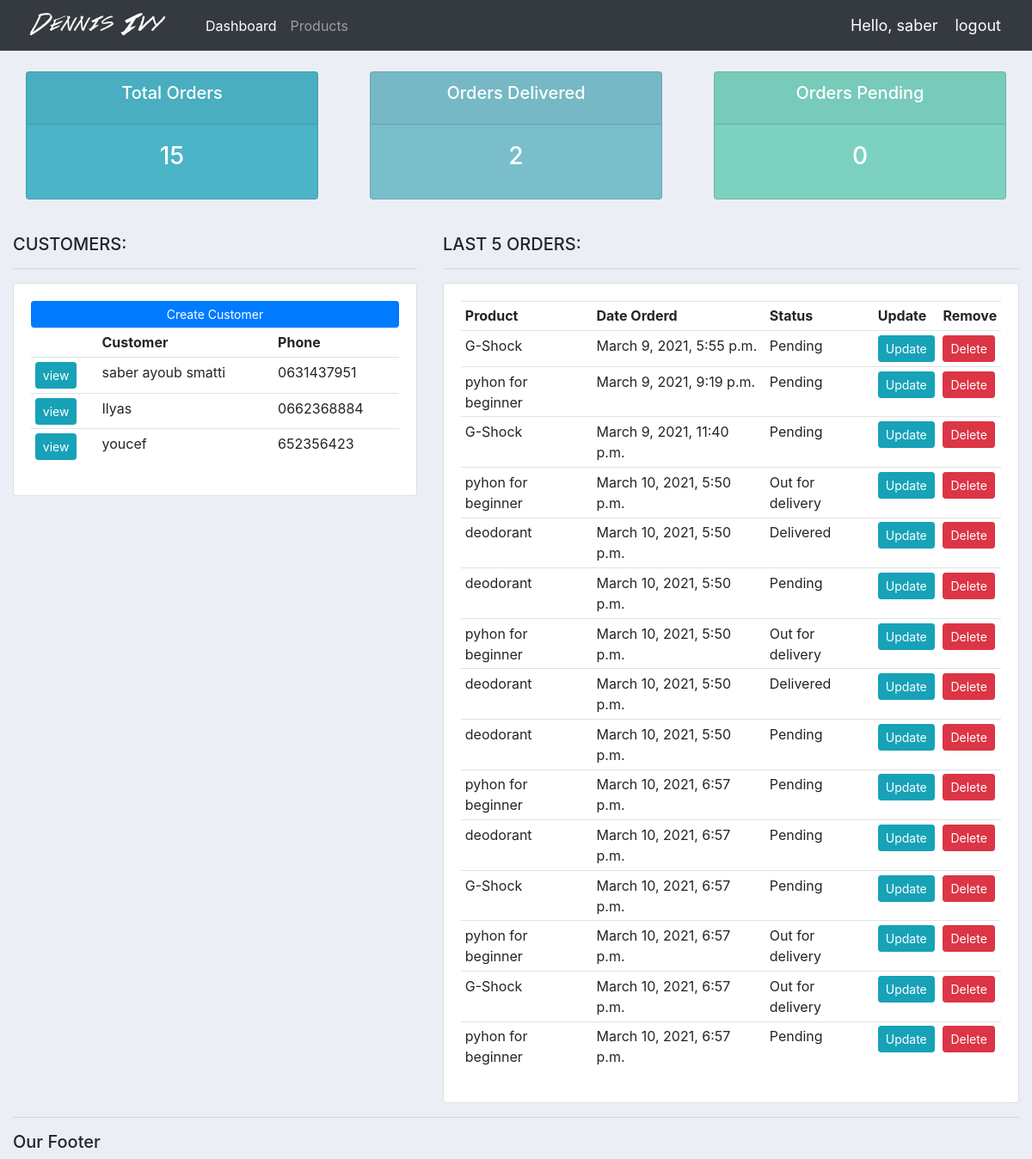
The page / (signed in) on the database its author committed.
### accounts/models.py (models this page shows, shortened)
class Customer(models.Model):
    name = models.CharField(max_length=200, null=True)
    phone = models.CharField(max_length=200, null=True)
    email = models.CharField(max_length=200, null=True)
    date_created = models.DateTimeField(auto_now_add=True, null=True)

class Order(models.Model):
    STATUS = (
        ('Pending', 'Pending'),
        ('Out for delivery', 'Out for delivery'),
        ('Delivered', 'Delivered'),
    )
    customer = models.ForeignKey(Customer, null=True, on_delete=models.SET_NULL)
    product = models.ForeignKey(Product, null=True, on_delete=models.SET_NULL)
    date_created = models.DateTimeField(auto_now_add=True, null=True)
    status = models.CharField(max_length=200, null=True, choices=STATUS)
    note = models.CharField(max_length=1000, null=True)

class Product(models.Model):
    CATEGORY = (
        ('Indoor', 'Indoor'),
        ('Out Door', 'Out Door'),
    )
    name = models.CharField(max_length=200, null=True)
    price = models.FloatField(null=True)
    category = models.CharField(max_length=200, null=True, choices=CATEGORY)
    description = models.CharField(max_length=200, null=True, blank=True)
    date_created = models.DateTimeField(auto_now_add=True, null=True)
    tags = models.ManyToManyField(Tag)

### accounts/views.py (the view)
# urls.py: path('', views.home, name='home'),
@login_required(login_url='login')
def home(request):
    orders = Order.objects.all()
    customers = Customer.objects.all()
    total_orders = orders.count()
    total_customers = customers.count()
    delivered = orders.filter(status='Delivered').count()
    pending = orders.filter(status='pending').count()
    context = {
        'orders': orders,
        'customers': customers,
        'total_orders': total_orders,
        'total_customers': total_customers,
        'delivered': delivered,
        'pending': pending,
    }
    return render(request, 'accounts/dashboard.html', context)

### accounts/templates/accounts/dashboard.html
{% extends 'accounts/main.html' %}
{% block content %}
{% include 'accounts/status.html' %}
<br>
<div class="row">
	<div class="col-md-5">
		<h5>CUSTOMERS:</h5>
		<hr>
		<div class="card card-body">
			<a class="btn btn-primary  btn-sm btn-block" href="">
				Create Customer</a>
			<table class="table table-sm">
				<tr>
					<th></th>
					<th>Customer</th>
					<th>Phone</th>
				</tr>
				{% for customer in customers %}
				<tr>
					<td><a class="btn btn-sm btn-info" href="{% url 'customer' customer.id %}">view</a></td>
					<td>{{customer.name}}</td>
					<td>{{customer.phone}}</td>
				</tr>
				{% endfor %}
			</table>
		</div>
	</div>
	<div class="col-md-7">
		<h5>LAST 5 ORDERS:</h5>
		<hr>
		<div class="card card-body">
			<table class="table table-sm">
				<tr>
					<th>Product</th>
					<th>Date Orderd</th>
					<th>Status</th>
					<th>Update</th>
					<th>Remove</th>
				</tr>
				{% for order in orders %}
				<tr>
					<td>{{order.product.name}}</td>
					<td>{{order.date_created}}</td>
					<td>{{order.status}}</td>
					<td><a class="btn btn-sm btn-info" href="{% url 'update_order' order.id %}">Update</a></td>
					<td><a class="btn btn-sm btn-danger" href="{% url 'delete_order' order.id %}">Delete</a></td>
				</tr>
				{% endfor %}
			</table>
		</div>
	</div>
</div>
{% endblock %}

### accounts/templates/accounts/navbar.html (shortened to what this page needs)
{% load static %}
<nav class="navbar navbar-expand-lg navbar-dark bg-dark">
  <img src="{% static 'images/logo.png' %}" alt="logo">
  <div class="collapse navbar-collapse" id="navbarNav">
    <ul class="navbar-nav">
      <li class="nav-item active">
        <a class="nav-link" href="{% url 'home' %}">Dashboard <span class="sr-only">(current)</span></a>
      </li>
      <li class="nav-item">
    <a class="nav-link" href="{% url 'products' %}">Products</a>
      </li>
    </ul>
  </div>
  <span class="hello-msg">Hello, {{request.user}} </span>
  <span><a class="hello-msg" href="{% url 'logout' %}">logout</a></span>
</nav>

### static/css/main.css (style rules this page uses)
body { background-color: #ebeff5; }

### accounts/templates/accounts/navbar.html (style rules this page uses)
.hello-msg { font-size: 18px; color: #fff; margin-right: 20px; }

### rows shown on the page
Customer: name "saber ayoub smatti", phone "0631437951"
Customer: name "Ilyas", phone "0662368884"
Customer: name "youcef", phone "652356423"
Order: product.name "G-Shock", date_created "March 9, 2021, 5:55 p.m.", status "Pending"
Order: product.name "pyhon for beginner", date_created "March 9, 2021, 9:19 p.m.", status "Pending"
Order: product.name "G-Shock", date_created "March 9, 2021, 11:40 p.m.", status "Pending"
Order: product.name "pyhon for beginner", date_created "March 10, 2021, 5:50 p.m.", status "Out for delivery"
Order: product.name "deodorant", date_created "March 10, 2021, 5:50 p.m.", status "Delivered"
Order: product.name "deodorant", date_created "March 10, 2021, 5:50 p.m.", status "Pending"
Order: product.name "pyhon for beginner", date_created "March 10, 2021, 5:50 p.m.", status "Out for delivery"
Order: product.name "deodorant", date_created "March 10, 2021, 5:50 p.m.", status "Delivered"
Order: product.name "deodorant", date_created "March 10, 2021, 5:50 p.m.", status "Pending"
Order: product.name "pyhon for beginner", date_created "March 10, 2021, 6:57 p.m.", status "Pending"
Order: product.name "deodorant", date_created "March 10, 2021, 6:57 p.m.", status "Pending"
Order: product.name "G-Shock", date_created "March 10, 2021, 6:57 p.m.", status "Pending"
Order: product.name "pyhon for beginner", date_created "March 10, 2021, 6:57 p.m.", status "Out for delivery"
Order: product.name "G-Shock", date_created "March 10, 2021, 6:57 p.m.", status "Out for delivery"
Order: product.name "pyhon for beginner", date_created "March 10, 2021, 6:57 p.m.", status "Pending"

### other values the page prints
{{ request.user }} "saber"
{{ total_orders }} "15"
{{ delivered }} "2"
{{ pending }} "0"
